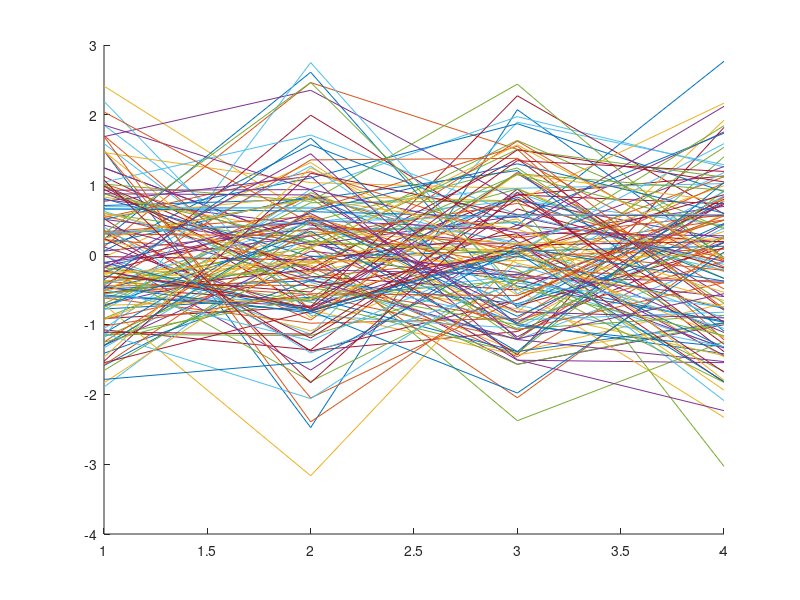

This figure's MATLAB source: (Note: this script raises an error after producing the figure.)
close all;
clear;
clc;
npoints=150;
ndims=4;
data=zeros(ndims,npoints);

for i=1:npoints
    for j=1:ndims
        data(j,i)=randn;
    end
end   
hold on;
for i=1:npoints
    
    plot(data(:,i));
end 
hold off;
set(gca,xtick=[1,2,3,4]);
set(gca,xticklabels={'x1','x2','x3','x4'})